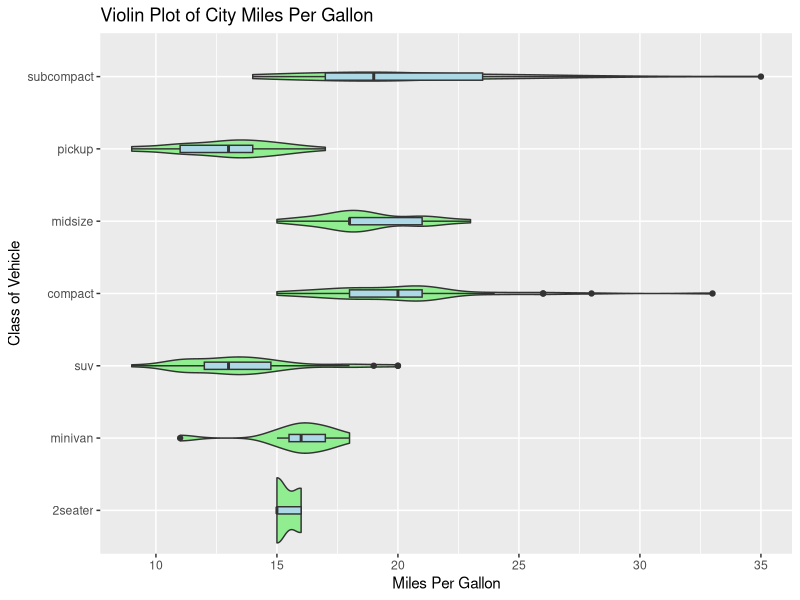
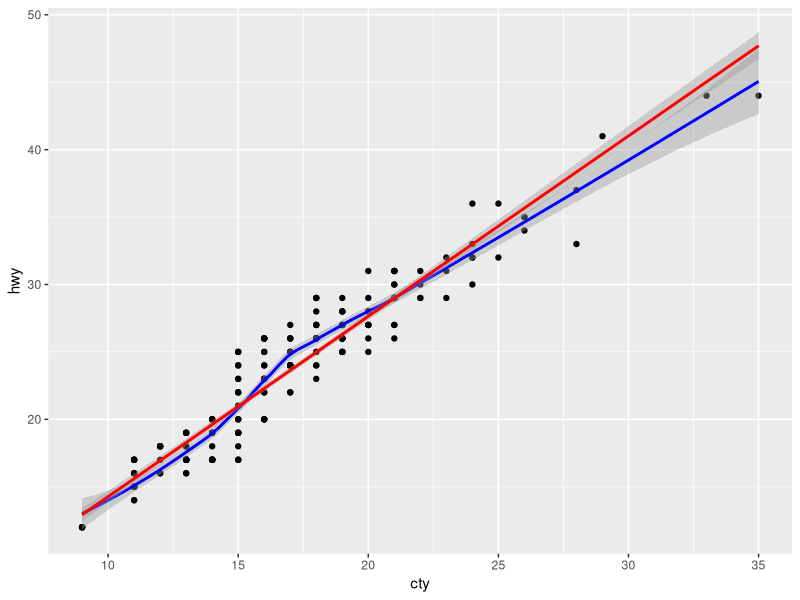
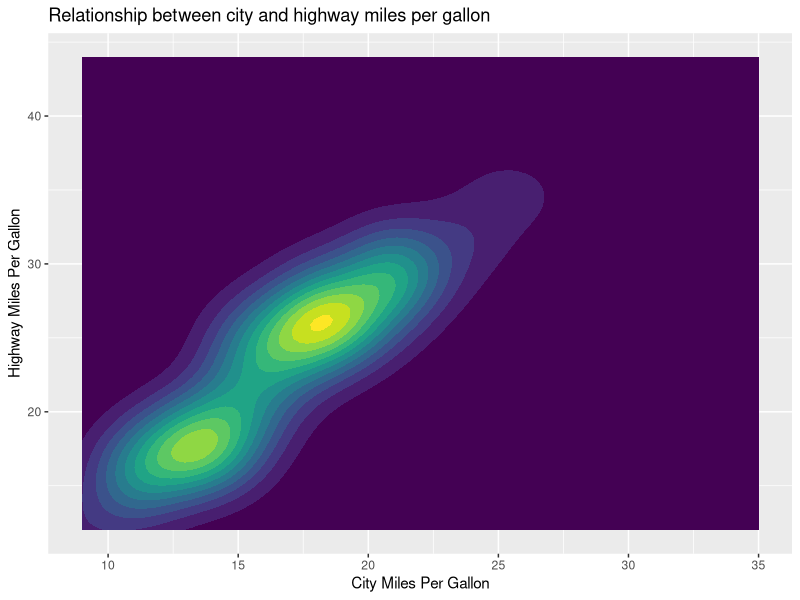
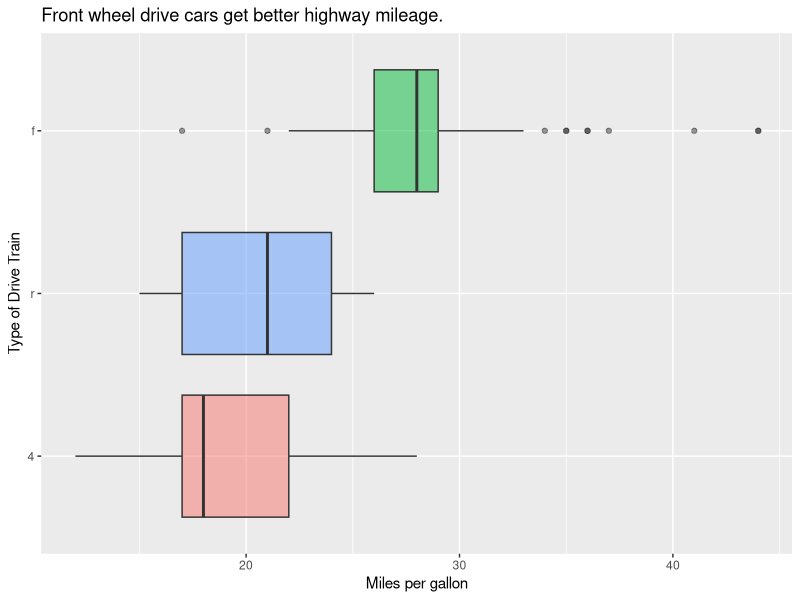

Write the R code that produced these figures, in order.
## ---- chunk 1
knitr::opts_chunk$set(echo = TRUE,
                      warning = FALSE,
                      message = FALSE)
library(tidyverse)
## ---- chunk 2
mpg %>%
  ggplot(aes(x = class %>% fct_reorder(cty, IQR), y = cty)) +
  geom_violin(fill = "lightgreen") +
  geom_boxplot(width = 0.1, fill = "lightblue") +
  labs(
    title = "Violin Plot of City Miles Per Gallon",
    x = "Class of Vehicle",
    y = "Miles Per Gallon") +
  coord_flip()
## ---- chunk 3
mpg %>% 
  ggplot(aes(x = cty, y = hwy)) +
  geom_point() +
  geom_smooth(color = "blue") +
  geom_smooth(method = "lm", color = "red")

mpg %>%
  ggplot(aes(x = cty, y = hwy)) +
  geom_density_2d_filled(show.legend = FALSE) +
  labs(
    title = "Relationship between city and highway miles per gallon",
    x = "City Miles Per Gallon",
    y = "Highway Miles Per Gallon"
  )
## ---- chunk 4
mpg %>% 
  ggplot(aes(y = drv %>% fct_reorder(hwy, median), x = hwy, fill = drv)) +
  geom_boxplot(show.legend = FALSE, alpha = 0.5) +
  labs(
    title = "Front wheel drive cars get better highway mileage.",
    y = "Type of Drive Train",
    x = "Miles per gallon"
  )
